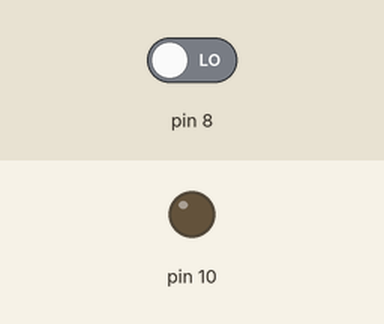
Simulated run of this sketch. Board: Arduino Uno, built with avr-gcc and run on an emulated ATmega328P. On the bench: output pins drawn as LEDs (lit = HIGH). The test bench sets the inputs (shaded band); at power-on: pin 8 LOW.

Above: at 1.2 s.
1.3 s: pin 8 driven HIGH
At 1.9 s:
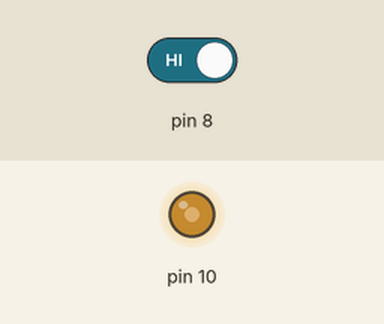
2.8 s: pin 8 driven LOW
At 3.7 s:
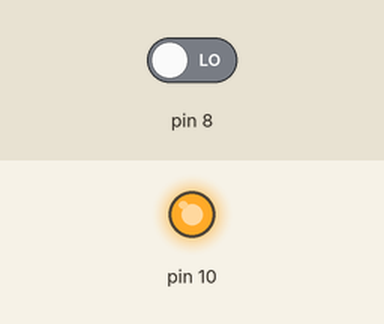
Timing chart, 0 to 5.8 s (numbered marks = the images above; inputs shaded):
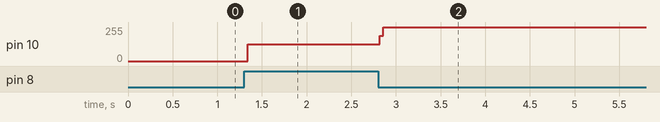

Measured:
- after the input at 1.3 s, pin 10: 0/255 → 127/255 at once
- after the input at 2.8 s, pin 10: 127/255 → 255/255 at once

The sketch:

button.ino
```cpp
int switch_state = 0;
int token = 0;
void setup() {
  // put your setup code here, to run once:
pinMode(8,INPUT);
pinMode(10,OUTPUT);
}

void loop() {
  // put your main code here, to run repeatedly:
  switch_state = digitalRead(8);
  if(switch_state == 1){
    if (token==1){
      digitalWrite(10,LOW);
      token=0;
      }
  else if (token==0){
  digitalWrite(10,HIGH);
  token=1;
  }
  }
  if(switch_state == 0){
  if (token==1)
  digitalWrite(10,HIGH);
  if (token==0)
  digitalWrite(10,LOW);
  }
  }
```
